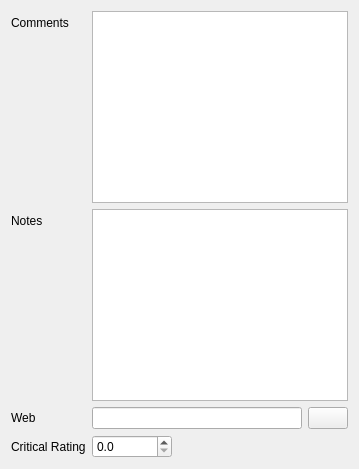
            <widget class="QWidget" name="tab_3">
             <attribute name="title">
              <string>Notes</string>
             </attribute>
             <layout class="QGridLayout" name="gridLayout_2">
              <item row="0" column="0">
               <layout class="QFormLayout" name="formLayout_6">
                <property name="fieldGrowthPolicy">
                 <enum>QFormLayout::ExpandingFieldsGrow</enum>
                </property>
                <item row="0" column="0">
                 <widget class="QLabel" name="label_15">
                  <property name="text">
                   <string>Comments</string>
                  </property>
                 </widget>
                </item>
                <item row="0" column="1">
                 <widget class="QTextEdit" name="teComments">
                  <property name="acceptDrops">
                   <bool>false</bool>
                  </property>
                 </widget>
                </item>
                <item row="1" column="0">
                 <widget class="QLabel" name="label_16">
                  <property name="text">
                   <string>Notes</string>
                  </property>
                 </widget>
                </item>
                <item row="1" column="1">
                 <widget class="QTextEdit" name="teNotes">
                  <property name="acceptDrops">
                   <bool>false</bool>
                  </property>
                 </widget>
                </item>
                <item row="2" column="0">
                 <widget class="QLabel" name="label_19">
                  <property name="text">
                   <string>Web</string>
                  </property>
                 </widget>
                </item>
                <item row="2" column="1">
                 <layout class="QGridLayout" name="gridLayout_7">
                  <item row="0" column="0">
                   <widget class="QLineEdit" name="leWebLink">
                    <property name="acceptDrops">
                     <bool>false</bool>
                    </property>
                   </widget>
                  </item>
                  <item row="0" column="1">
                   <widget class="QPushButton" name="btnOpenWebLink">
                    <property name="sizePolicy">
                     <sizepolicy hsizetype="Maximum" vsizetype="Fixed">
                      <horstretch>0</horstretch>
                      <verstretch>0</verstretch>
                     </sizepolicy>
                    </property>
                    <property name="maximumSize">
                     <size>
                      <width>40</width>
                      <height>16777215</height>
                     </size>
                    </property>
                   </widget>
                  </item>
                 </layout>
                </item>
                <item row="4" column="0">
                 <widget class="QLabel" name="lblCriticalRating">
                  <property name="text">
                   <string>Critical Rating</string>
                  </property>
                 </widget>
                </item>
                <item row="4" column="1">
                 <widget class="QDoubleSpinBox" name="dsbCriticalRating">
                  <property name="minimumSize">
                   <size>
                    <width>80</width>
                    <height>0</height>
                   </size>
                  </property>
                  <property name="decimals">
                   <number>1</number>
                  </property>
                  <property name="minimum">
                   <double>0.000000000000000</double>
                  </property>
                  <property name="maximum">
                   <double>5.000000000000000</double>
                  </property>
                  <property name="singleStep">
                   <double>0.100000000000000</double>
                  </property>
                 </widget>
                </item>
               </layout>
              </item>
             </layout>
            </widget>
